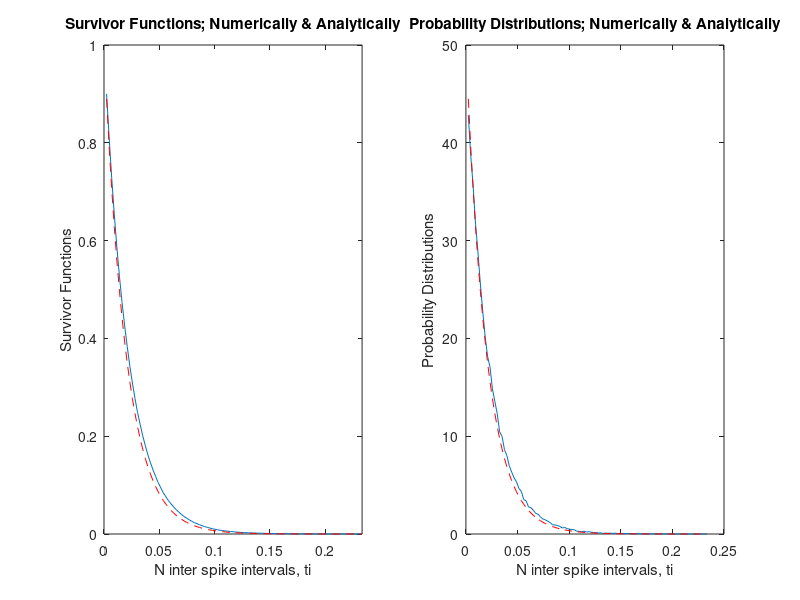

Recreate this plot in MATLAB.
% THEORETICAL NEUROSIENCE - EEXERCISE 8 - SEYMA BAYRAK
% ASSIGNMENT C

%--------------------------------------------------------------------------

% Poisson Process with Absolute Refractory Period 

N=100000;
x=rand(1,N);                    % N terms of random numbers betw. [0 1]
v=25;                           % average spike rate (Hz)
delta=0.02;                     % absolute refractory period (s)
lambda=1/(1/v - delta);
t=delta-(1/lambda)*log(x);      % spike interval with ref. per. (s)

% Sorting and then dividing x and t into 100 sub-intervals
x=sort(x);
t=sort(t);
step=100;

step_x=1/step;
X=0+step_x:step_x:1;

step_t=max(t)/step;
T=0+step_t:step_t:max(t);

[mx kx]=hist(x,step);           % mx is a vector for # of counts per x int.
[mt kt]=hist(t,step);           % mt is a vector for # of counts per t int.

PK=(mt/N)/step_t;               % Prob. dist. for counts per t vector int.

% computing the survivor function, numerically
SK=zeros(1,step);
for i=1:step
    SK(i)=1-sum(PK(1:i))*step_t;
end


% computing survivor and prob. dist. functions, analytically
hazard=zeros(1,step);
SKK=zeros(1,step);
PKK=zeros(1,step);
for i=1:step;
    if t(i)>delta
        hazard(i)=lambda;           % haz. fun. is a constant for t>0.02 s
        SKK(i)=exp(-lambda*T(i));
        PKK(i)=hazard(i)*SKK(i);
    else
        hazard(i)=0;                % haz. fun. is zero for t<=0.02 s
        SKK(i)=1;
        PKK(i)=0;
    end
end

figure(7);
subplot(1,2,1)
plot(T,SK,T,SKK,'--r')
axis([0 T(length(T)) 0 1 ])
title('Survivor Functions; Numerically & Analytically')
xlabel('N inter spike intervals, ti')
ylabel('Survivor Functions')
subplot(1,2,2)
plot(T,PK,T,PKK,'--r')
title('Probability Distributions; Numerically & Analytically')
xlabel('N inter spike intervals, ti')
ylabel('Probability Distributions')

% Confirmation that area under prob. dist. graph =1 !
area1=sum(PK)*step_t;
fprintf('Area under probab. dist. function (in Assn.C) is %.0f \n',area1);

% Confitmation that area under surv. func. is around 1/v=0.040 !
area2=sum(SK)*step_t;
fprintf('Area under survivor function (in Assn.C) is %.4f \n',area2);

%--------------------------------------------------------------------------

